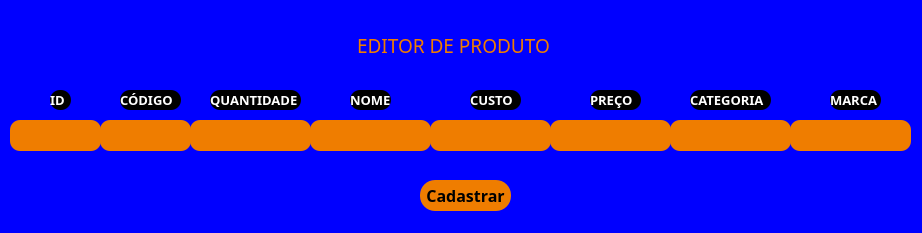
<?xml version="1.0" encoding="UTF-8"?>
<ui version="4.0">
 <class>MainWindow</class>
 <widget class="QMainWindow" name="MainWindow">
  <property name="geometry">
   <rect>
    <x>0</x>
    <y>0</y>
    <width>922</width>
    <height>233</height>
   </rect>
  </property>
  <property name="maximumSize">
   <size>
    <width>922</width>
    <height>233</height>
   </size>
  </property>
  <property name="windowTitle">
   <string>Editar WHVCDE</string>
  </property>
  <property name="windowIcon">
   <iconset>
    <normaloff>ÍCONE-96x96px.ico</normaloff>ÍCONE-96x96px.ico</iconset>
  </property>
  <property name="styleSheet">
   <string notr="true">background-color: blue;
 border-radius: 10px;
 </string>
  </property>
  <widget class="QWidget" name="centralwidget">
   <widget class="QLabel" name="label">
    <property name="geometry">
     <rect>
      <x>357</x>
      <y>30</y>
      <width>211</width>
      <height>31</height>
     </rect>
    </property>
    <property name="font">
     <font>
      <family>Proxima Nova Bl</family>
      <pointsize>14</pointsize>
      <weight>50</weight>
      <bold>false</bold>
     </font>
    </property>
    <property name="styleSheet">
     <string notr="true">color: rgb(239, 125, 0);
background-color: transparent;</string>
    </property>
    <property name="text">
     <string>EDITOR DE PRODUTO</string>
    </property>
   </widget>
   <widget class="QLineEdit" name="lineEdit">
    <property name="geometry">
     <rect>
      <x>10</x>
      <y>120</y>
      <width>91</width>
      <height>31</height>
     </rect>
    </property>
    <property name="font">
     <font>
      <pointsize>10</pointsize>
     </font>
    </property>
    <property name="styleSheet">
     <string notr="true">background-color: rgb(255, 173, 125);
background-color: #ef7d00;</string>
    </property>
   </widget>
   <widget class="QLineEdit" name="lineEdit_2">
    <property name="geometry">
     <rect>
      <x>100</x>
      <y>120</y>
      <width>91</width>
      <height>31</height>
     </rect>
    </property>
    <property name="font">
     <font>
      <pointsize>10</pointsize>
     </font>
    </property>
    <property name="styleSheet">
     <string notr="true">background-color: rgb(255, 173, 125);
background-color: #ef7d00;</string>
    </property>
   </widget>
   <widget class="QLineEdit" name="lineEdit_3">
    <property name="geometry">
     <rect>
      <x>190</x>
      <y>120</y>
      <width>121</width>
      <height>31</height>
     </rect>
    </property>
    <property name="font">
     <font>
      <pointsize>10</pointsize>
     </font>
    </property>
    <property name="styleSheet">
     <string notr="true">background-color: rgb(255, 173, 125);
background-color: #ef7d00;</string>
    </property>
   </widget>
   <widget class="QLineEdit" name="lineEdit_4">
    <property name="geometry">
     <rect>
      <x>310</x>
      <y>120</y>
      <width>121</width>
      <height>31</height>
     </rect>
    </property>
    <property name="font">
     <font>
      <pointsize>10</pointsize>
     </font>
    </property>
    <property name="styleSheet">
     <string notr="true">background-color: rgb(255, 173, 125);
background-color: #ef7d00;
text-align: center;</string>
    </property>
   </widget>
   <widget class="QLineEdit" name="lineEdit_5">
    <property name="geometry">
     <rect>
      <x>550</x>
      <y>120</y>
      <width>121</width>
      <height>31</height>
     </rect>
    </property>
    <property name="font">
     <font>
      <pointsize>10</pointsize>
     </font>
    </property>
    <property name="styleSheet">
     <string notr="true">background-color: rgb(255, 173, 125);
background-color: #ef7d00;
</string>
    </property>
   </widget>
   <widget class="QLineEdit" name="lineEdit_6">
    <property name="geometry">
     <rect>
      <x>430</x>
      <y>120</y>
      <width>121</width>
      <height>31</height>
     </rect>
    </property>
    <property name="font">
     <font>
      <pointsize>10</pointsize>
     </font>
    </property>
    <property name="styleSheet">
     <string notr="true">background-color: rgb(255, 173, 125);
background-color: #ef7d00;</string>
    </property>
   </widget>
   <widget class="QLineEdit" name="lineEdit_7">
    <property name="geometry">
     <rect>
      <x>670</x>
      <y>120</y>
      <width>121</width>
      <height>31</height>
     </rect>
    </property>
    <property name="font">
     <font>
      <pointsize>10</pointsize>
     </font>
    </property>
    <property name="styleSheet">
     <string notr="true">background-color: rgb(255, 173, 125);
background-color: #ef7d00;</string>
    </property>
   </widget>
   <widget class="QPushButton" name="pushButton">
    <property name="geometry">
     <rect>
      <x>420</x>
      <y>180</y>
      <width>91</width>
      <height>31</height>
     </rect>
    </property>
    <property name="font">
     <font>
      <family>Proxima Nova Bl</family>
      <pointsize>12</pointsize>
      <weight>75</weight>
      <bold>true</bold>
     </font>
    </property>
    <property name="styleSheet">
     <string notr="true">background-color: #ef7d00;
border-radius: 15px</string>
    </property>
    <property name="text">
     <string>Cadastrar</string>
    </property>
   </widget>
   <widget class="QLabel" name="label_3">
    <property name="geometry">
     <rect>
      <x>-60</x>
      <y>-20</y>
      <width>1101</width>
      <height>291</height>
     </rect>
    </property>
    <property name="text">
     <string/>
    </property>
    <property name="pixmap">
     <pixmap>1000x1000px.png</pixmap>
    </property>
   </widget>
   <widget class="QLineEdit" name="lineEdit_8">
    <property name="geometry">
     <rect>
      <x>790</x>
      <y>120</y>
      <width>121</width>
      <height>31</height>
     </rect>
    </property>
    <property name="font">
     <font>
      <pointsize>10</pointsize>
     </font>
    </property>
    <property name="styleSheet">
     <string notr="true">background-color: rgb(255, 173, 125);
background-color: #ef7d00;
</string>
    </property>
   </widget>
   <widget class="QLabel" name="label_4">
    <property name="geometry">
     <rect>
      <x>50</x>
      <y>90</y>
      <width>21</width>
      <height>20</height>
     </rect>
    </property>
    <property name="font">
     <font>
      <family>Proxima Nova Bl</family>
      <pointsize>10</pointsize>
      <weight>75</weight>
      <bold>true</bold>
     </font>
    </property>
    <property name="styleSheet">
     <string notr="true">background-color: trasnparent;
color: rgb(255, 255, 255);</string>
    </property>
    <property name="text">
     <string>ID</string>
    </property>
   </widget>
   <widget class="QLabel" name="label_5">
    <property name="geometry">
     <rect>
      <x>120</x>
      <y>90</y>
      <width>61</width>
      <height>20</height>
     </rect>
    </property>
    <property name="font">
     <font>
      <family>Proxima Nova Bl</family>
      <pointsize>10</pointsize>
      <weight>75</weight>
      <bold>true</bold>
     </font>
    </property>
    <property name="styleSheet">
     <string notr="true">background-color: trasnparent;
color: rgb(255, 255, 255);</string>
    </property>
    <property name="text">
     <string>CÓDIGO</string>
    </property>
   </widget>
   <widget class="QLabel" name="label_6">
    <property name="geometry">
     <rect>
      <x>210</x>
      <y>90</y>
      <width>91</width>
      <height>20</height>
     </rect>
    </property>
    <property name="font">
     <font>
      <family>Proxima Nova Bl</family>
      <pointsize>10</pointsize>
      <weight>75</weight>
      <bold>true</bold>
     </font>
    </property>
    <property name="styleSheet">
     <string notr="true">background-color: trasnparent;
color: rgb(255, 255, 255);</string>
    </property>
    <property name="text">
     <string>QUANTIDADE</string>
    </property>
   </widget>
   <widget class="QLabel" name="label_7">
    <property name="geometry">
     <rect>
      <x>350</x>
      <y>90</y>
      <width>41</width>
      <height>20</height>
     </rect>
    </property>
    <property name="font">
     <font>
      <family>Proxima Nova Bl</family>
      <pointsize>10</pointsize>
      <weight>75</weight>
      <bold>true</bold>
     </font>
    </property>
    <property name="styleSheet">
     <string notr="true">background-color: trasnparent;
color: rgb(255, 255, 255);</string>
    </property>
    <property name="text">
     <string>NOME</string>
    </property>
   </widget>
   <widget class="QLabel" name="label_8">
    <property name="geometry">
     <rect>
      <x>470</x>
      <y>90</y>
      <width>51</width>
      <height>20</height>
     </rect>
    </property>
    <property name="font">
     <font>
      <family>Proxima Nova Bl</family>
      <pointsize>10</pointsize>
      <weight>75</weight>
      <bold>true</bold>
     </font>
    </property>
    <property name="styleSheet">
     <string notr="true">background-color: trasnparent;
color: rgb(255, 255, 255);</string>
    </property>
    <property name="text">
     <string>CUSTO</string>
    </property>
   </widget>
   <widget class="QLabel" name="label_9">
    <property name="geometry">
     <rect>
      <x>590</x>
      <y>90</y>
      <width>51</width>
      <height>20</height>
     </rect>
    </property>
    <property name="font">
     <font>
      <family>Proxima Nova Bl</family>
      <pointsize>10</pointsize>
      <weight>75</weight>
      <bold>true</bold>
     </font>
    </property>
    <property name="styleSheet">
     <string notr="true">background-color: trasnparent;
color: rgb(255, 255, 255);</string>
    </property>
    <property name="text">
     <string>PREÇO</string>
    </property>
   </widget>
   <widget class="QLabel" name="label_10">
    <property name="geometry">
     <rect>
      <x>690</x>
      <y>90</y>
      <width>81</width>
      <height>20</height>
     </rect>
    </property>
    <property name="font">
     <font>
      <family>Proxima Nova Bl</family>
      <pointsize>10</pointsize>
      <weight>75</weight>
      <bold>true</bold>
     </font>
    </property>
    <property name="styleSheet">
     <string notr="true">background-color: trasnparent;
color: rgb(255, 255, 255);</string>
    </property>
    <property name="text">
     <string>CATEGORIA</string>
    </property>
   </widget>
   <widget class="QLabel" name="label_11">
    <property name="geometry">
     <rect>
      <x>830</x>
      <y>90</y>
      <width>51</width>
      <height>20</height>
     </rect>
    </property>
    <property name="font">
     <font>
      <family>Proxima Nova Bl</family>
      <pointsize>10</pointsize>
      <weight>75</weight>
      <bold>true</bold>
     </font>
    </property>
    <property name="styleSheet">
     <string notr="true">background-color: trasnparent;
color: rgb(255, 255, 255);</string>
    </property>
    <property name="text">
     <string>MARCA</string>
    </property>
   </widget>
   <zorder>label_3</zorder>
   <zorder>label</zorder>
   <zorder>lineEdit</zorder>
   <zorder>lineEdit_2</zorder>
   <zorder>lineEdit_3</zorder>
   <zorder>lineEdit_4</zorder>
   <zorder>lineEdit_5</zorder>
   <zorder>lineEdit_6</zorder>
   <zorder>lineEdit_7</zorder>
   <zorder>pushButton</zorder>
   <zorder>lineEdit_8</zorder>
   <zorder>label_4</zorder>
   <zorder>label_5</zorder>
   <zorder>label_6</zorder>
   <zorder>label_7</zorder>
   <zorder>label_8</zorder>
   <zorder>label_9</zorder>
   <zorder>label_10</zorder>
   <zorder>label_11</zorder>
  </widget>
 </widget>
 <resources/>
 <connections/>
</ui>
